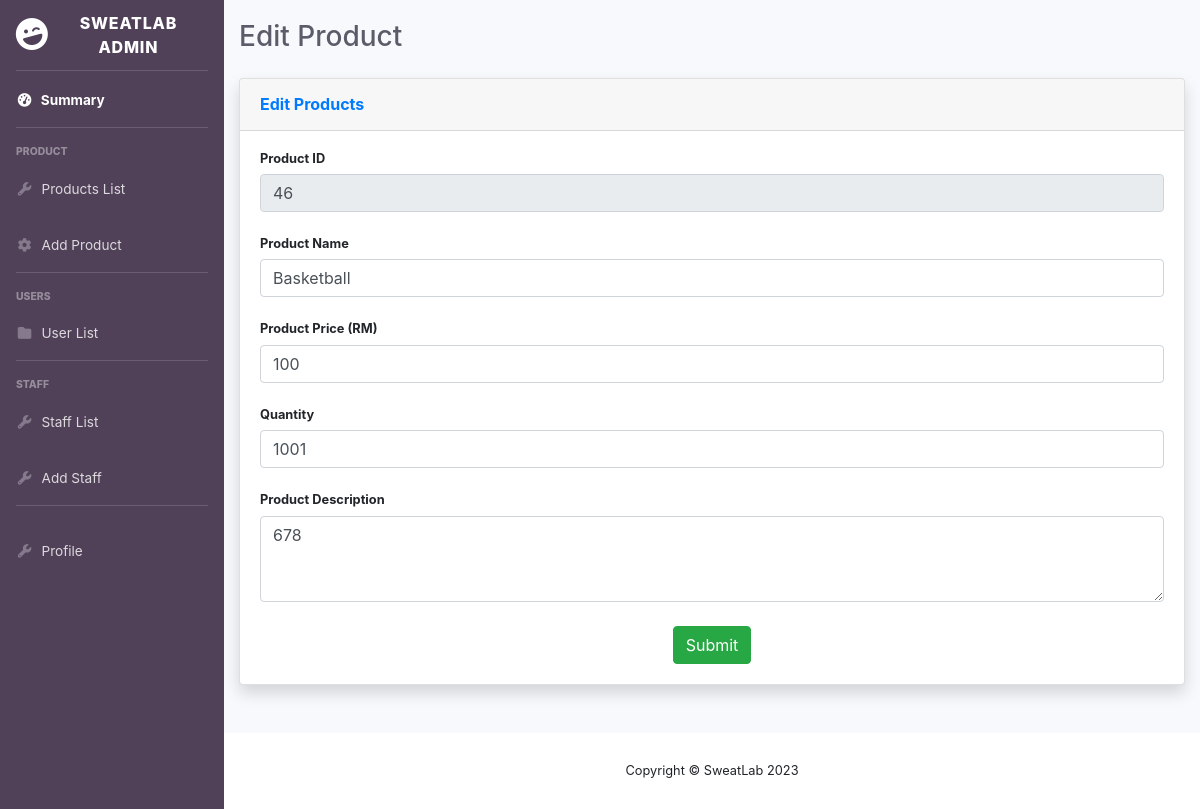
/View/Admin/editProduct.php?id=46 (signed in), run on the app's committed database.
### tables this page shows
CREATE TABLE `product` (
  `productID` int(11) NOT NULL,
  `productName` varchar(100) NOT NULL,
  `productPrice` double NOT NULL,
  `productDesc` varchar(200) NOT NULL,
  `stockQuantity` int(11) NOT NULL,
  `productImage` varchar(200) NOT NULL
);

### Control/productDA.php (called while the page is built, shortened)
<?php
class ProductDA{
    public function retrieveProduct($productID){
        $connectionManager = DatabaseConnectionManager::getInstance();
        $con = $connectionManager->getConnection();
        $sql = "SELECT * FROM product WHERE productID = ?";
        $stmt = $con->prepare($sql);
        $stmt->bind_param("s",$productID);
        $stmt->execute();
        $result = $stmt->get_result();
        return $result;
    }
}

### Control/DAFacade.php (called while the page is built, shortened)
<?php
require_once 'productDA.php';
class DAFacade{
    private $productDA;
    public function __construct(){
        $this->productDA = new productDA();
    }
    public function retrieveProduct($productID){
        return $this->productDA->retrieveProduct($productID);
    }
}

### View/Admin/editProduct.php (the view, shortened to what this page needs)
<?php
require_once '../../Control/productDA.php';
require_once '../../Control/DAFacade.php';
?>
<!DOCTYPE html>
<html>
    <head>
        <link href="vendor/fontawesome-free/css/all.min.css" rel="stylesheet" type="text/css">
        <link rel="stylesheet" href="path/to/font-awesome/css/font-awesome.min.css">
        <link href="../css/addProduct.css" rel="stylesheet" type="text/css"/>
        <link href="../css/adminHome.css" rel="stylesheet" type="text/css"/>
    </head>
    <body id="page-top">
        <div id="wrapper">
            <?php
            require_once 'sidebar.php';
            ?>
            <div id="content-wrapper" class="d-flex flex-column">
                <div id="content" style="padding-top: 20px;">
                    <div class="container-fluid">
                        <div class="d-sm-flex align-items-center justify-content-between mb-4">
                            <h1 class="h3 mb-0 text-gray-800">Edit Product</h1>
                        </div>
                        <div class="row">
                            <?php
                            if($_SERVER['REQUEST_METHOD']=='GET'){
                                if(isset($_GET['id'])){
                                    $productID = $_GET['id'];
                                }
                                $DAFacade = new DAFacade();
                                $result = $DAFacade->retrieveProduct($productID);
                                if($row = $result->fetch_object()){
                                    $productName = $row->productName;
                                    $productID = $row->productID;
                                    $productPrice = (double)$row->productPrice;
                                    $productDesc = $row->productDesc;
                                    $stockQuantity = $row->stockQuantity;
                                }
                            }
                            ?>
                            <div class="col-lg-12 mb-4">
                                <form id="editForm" action="" method="post">
                                <div class="card shadow mb-4">
                                    <div class="card-header py-3">
                                        <h6 class="m-0 font-weight-bold text-primary">Edit Products</h6>
                                    </div>
                                    <div class="card-body">
                                        <div>
                                        <h4 class="small font-weight-bold">Product ID
                                            <span class="float-right"></span></h4>
                                            <input type="text" class="form-control" value="<?php echo $productID; ?>" name="productID" disabled> <br/>
                                        </div>
                                        <div>
                                        <h4 class="small font-weight-bold">Product Name
                                            <span class="float-right"></span></h4>
                                            <input type="text" class="form-control prodName" id="prodName" value="<?php echo $productName; ?> " name="productName"> <br/>
                                        </div>
                                        <div>
                                        <h4 class="small font-weight-bold">Product Price (RM)
                                            <span class="float-right"></span></h4>
                                                <input type="text" id="prodPrice" class="form-control prodPrice" value="<?php echo $productPrice; ?>" name="productPrice" > <br/>
                                        </div>
                                        <div>
                                        <h4 class="small font-weight-bold">Quantity
                                            <span class="float-right"></span></h4>
                                                <input type="number" id="prodQty" class="form-control prodQty" value="<?php echo $stockQuantity; ?>" name="stockQuantity"> <br/>
                                        </div>
                                        <div>
                                        <h4 class="small font-weight-bold">Product Description
                                            <span class="float-right"></span></h4>
                                            <textarea class="form-control prodDesc" id="prodDesc" rows="3" name="productDesc"><?php echo $productDesc; ?></textarea> <br/>
                                        </div>
                                        <div class="addBtn">
                                        <input type="submit" class="btn btn-success" id="saveButton" values="Save Changes" name="update"/>
                                        </div>
                                    </div>
                                </div>
                                </form>
                            </div>
                        </div>
                    </div>
                </div>
                <footer class="sticky-footer bg-white">
                    <div class="container my-auto">
                        <div class="copyright text-center my-auto">
                            <span>Copyright &copy; SweatLab 2023</span>
                        </div>
                    </div>
                </footer>
            </div>
        </div>
    </body>
</html>

### View/css/addProduct.css (style rules this page uses)
.addBtn { width: 100%; text-align: center; }
.row { align-content: center; }

### data on the page
product: productID "46", productName "Basketball", productPrice "100", stockQuantity "1001", productDesc "678"
